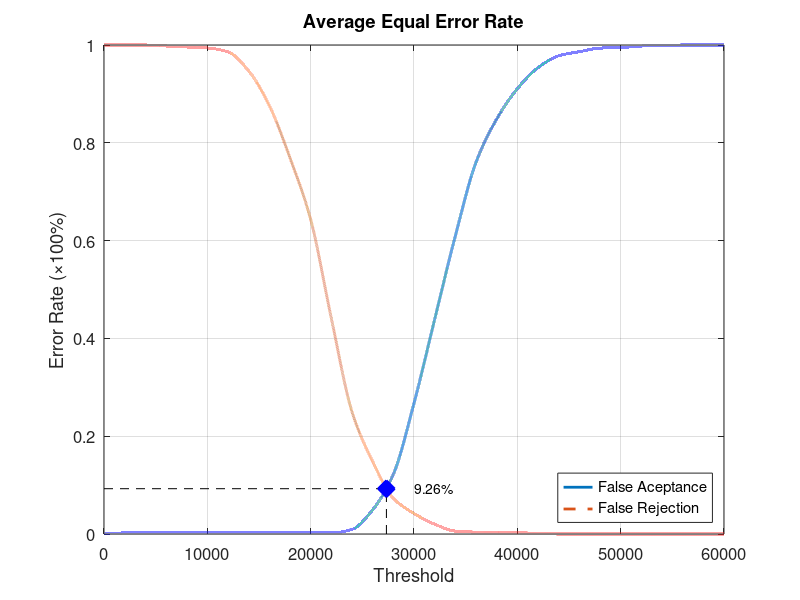
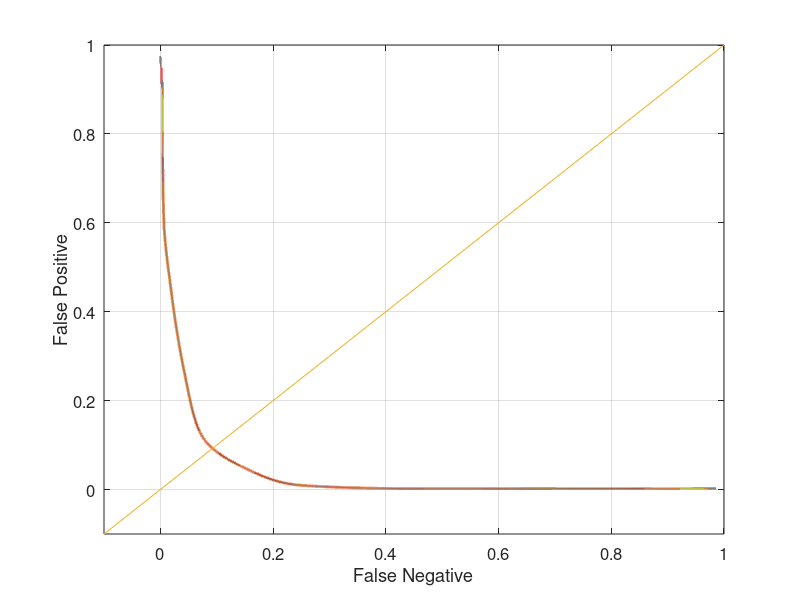

Write the MATLAB code that produced these figures, in order.
function yEER = Database3Average
close all;
clear;
clc;
x = 0:2000:60000;
xq = 0:0.5:60000;

y0 = [0 0.00210526 0.00210526 0.00210526 0.00210526 0.00210526 0.00210526 0.00210526 0.00210526 0.00210526 0.00210526 0.00210526 0.00947368 0.0494737 0.122105 0.267368 0.438947 0.609474 0.76 0.848421 0.910526 0.953684 0.977895 0.986316 0.993684 0.994737 0.997895 0.998947 1 1 1];
yy0 = interp1(x, y0, xq, 'pchip');
y1 = [1 1 1 0.998 0.996 0.994 0.986 0.947 0.876 0.769 0.643 0.441 0.25 0.148 0.073 0.042 0.02 0.006 0.004 0.004 0.003 0.001 0 0 0 0 0 0 0 0 0];
yy1 = interp1(x, y1, xq, 'pchip');

% Calculating EER: 
y2 = abs(y0 - y1);
find(y2 == min(y2))
yy2 = abs(yy0 - yy1);
xEER = find(yy2 == min(yy2));
xEERIndex = xq(xEER) % X-axis EER
yEER = yy0(xEER) % Y-axis EER

main = figure
plot(xq, yy0,'-','LineWidth', 2);	hold on
plot(xq, yy1,'--','LineWidth', 2);	hold on
plot([xEERIndex xEERIndex], [0 yEER], 'k--');	hold on
plot([0 xEERIndex], [yEER yEER], 'k--');	hold on
plot(xEERIndex, yEER, 'bx', 'LineWidth', 10);	hold on
text(xEERIndex + 10 * xEERIndex / 100, yEER, [num2str(round((10000 * yEER)) / 100) '%'])
legend('False Aceptance', 'False Rejection', 'Location', 'SouthEast')
xlabel('Threshold')
ylabel('Error Rate (\times100%)')
title('Average Equal Error Rate')
set(gca, 'FontSize', 12)
axis([0 60000 0 1])
grid on

print(main, 'Database3AverageMain', '-dpng');
FNRxFPR = figure('Color', [1 1 1]);
plot(yy1, yy0, '-', yy1, yy0, 'LineWidth', 2);
hold on
y = -0.1:0.1:1
plot(y, y); 
set(gca, 'FontSize', 12)
xlabel('False Negative')
ylabel('False Positive')
axis([-0.1 1 -0.1 1])
set(gca, 'FontSize', 12)
grid on

print(FNRxFPR, 'Database3AverageFNRxFPR','-dpng');
end
